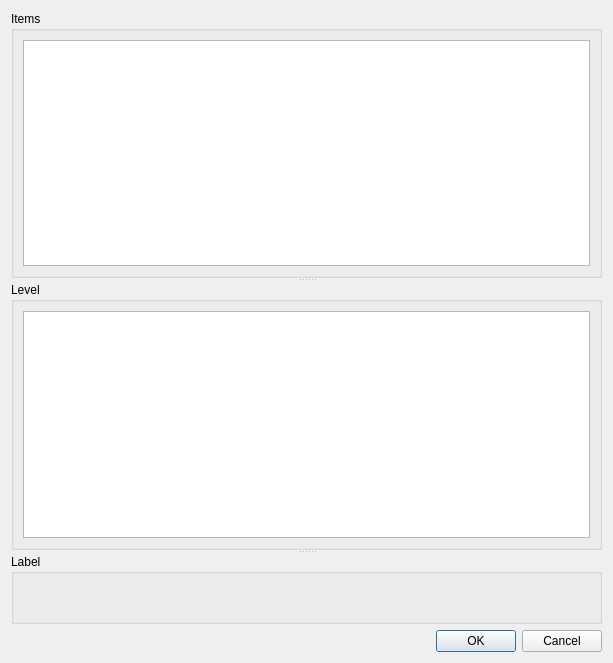
<?xml version="1.0" encoding="UTF-8"?>
<ui version="4.0">
 <class>Dialog</class>
 <widget class="QDialog" name="Dialog">
  <property name="geometry">
   <rect>
    <x>0</x>
    <y>0</y>
    <width>613</width>
    <height>663</height>
   </rect>
  </property>
  <property name="windowTitle">
   <string>Dialog</string>
  </property>
  <layout class="QVBoxLayout" name="verticalLayout_3">
   <item>
    <widget class="QSplitter" name="splitter_2">
     <property name="orientation">
      <enum>Qt::Vertical</enum>
     </property>
     <widget class="QGroupBox" name="groupBox_3">
      <property name="title">
       <string>Items</string>
      </property>
      <layout class="QVBoxLayout" name="verticalLayout_2">
       <item>
        <widget class="QListWidget" name="itemListWidget">
         <property name="selectionMode">
          <enum>QAbstractItemView::MultiSelection</enum>
         </property>
        </widget>
       </item>
      </layout>
     </widget>
     <widget class="QGroupBox" name="groupBox">
      <property name="title">
       <string>Level</string>
      </property>
      <layout class="QHBoxLayout" name="horizontalLayout">
       <item>
        <widget class="QSplitter" name="splitter">
         <property name="orientation">
          <enum>Qt::Horizontal</enum>
         </property>
         <widget class="QColumnView" name="levelColumnView"/>
        </widget>
       </item>
      </layout>
     </widget>
     <widget class="QGroupBox" name="groupBox_2">
      <property name="title">
       <string>Label</string>
      </property>
      <layout class="QHBoxLayout" name="horizontalLayout_2">
       <item>
        <layout class="QVBoxLayout" name="verticalLayout"/>
       </item>
       <item>
        <spacer name="horizontalSpacer">
         <property name="orientation">
          <enum>Qt::Horizontal</enum>
         </property>
         <property name="sizeHint" stdset="0">
          <size>
           <width>40</width>
           <height>20</height>
          </size>
         </property>
        </spacer>
       </item>
      </layout>
     </widget>
    </widget>
   </item>
   <item>
    <layout class="QHBoxLayout" name="horizontalLayout_4">
     <item>
      <spacer name="horizontalSpacer_2">
       <property name="orientation">
        <enum>Qt::Horizontal</enum>
       </property>
       <property name="sizeHint" stdset="0">
        <size>
         <width>40</width>
         <height>20</height>
        </size>
       </property>
      </spacer>
     </item>
     <item>
      <layout class="QHBoxLayout" name="horizontalLayout_3">
       <item>
        <widget class="QPushButton" name="okBtn">
         <property name="text">
          <string>OK</string>
         </property>
        </widget>
       </item>
       <item>
        <widget class="QPushButton" name="cancelBtn">
         <property name="text">
          <string>Cancel</string>
         </property>
        </widget>
       </item>
      </layout>
     </item>
    </layout>
   </item>
  </layout>
 </widget>
 <tabstops>
  <tabstop>itemListWidget</tabstop>
 </tabstops>
 <resources/>
 <connections/>
</ui>
